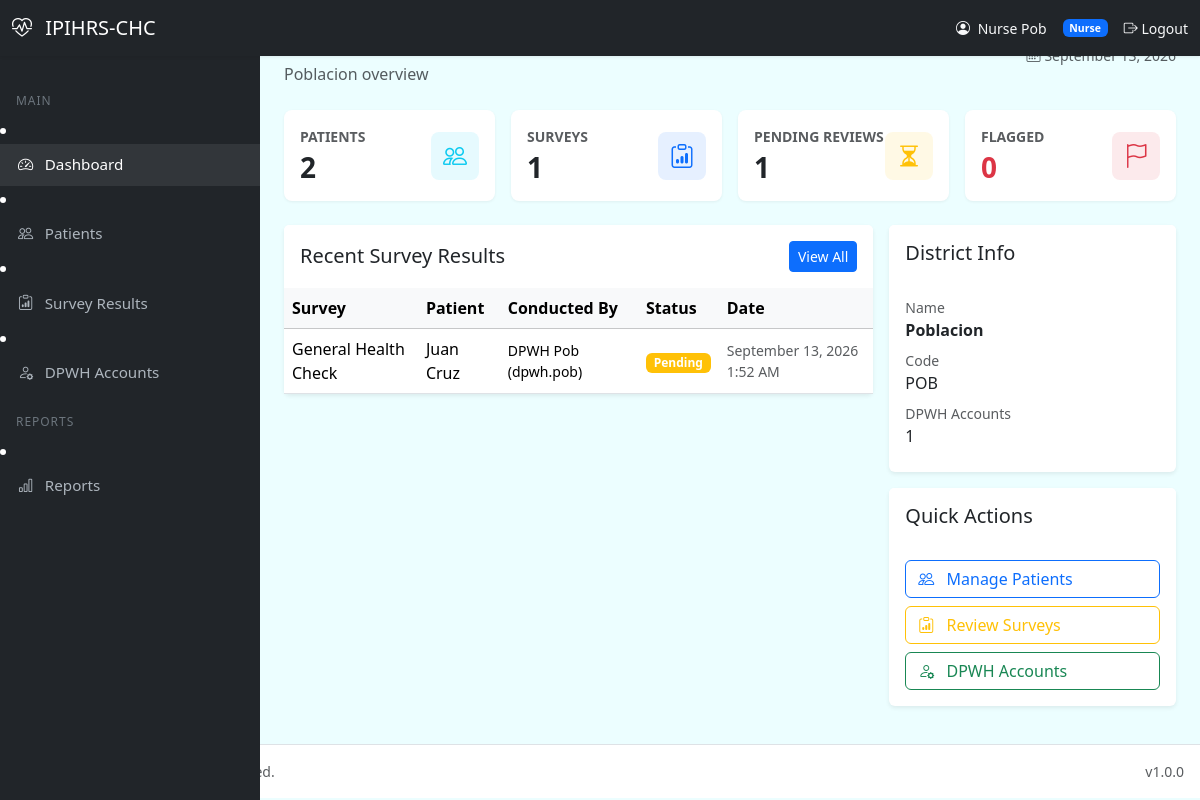
The app's page /nurse/dashboard.php (signed in) with its own data.
### tables this page shows
CREATE TABLE IF NOT EXISTS districts (
    district_id INT UNSIGNED AUTO_INCREMENT PRIMARY KEY,
    district_name VARCHAR(120) NOT NULL,
    district_code VARCHAR(30) NOT NULL UNIQUE,
    address TEXT NULL,
    contact_number VARCHAR(50) NULL,
    email VARCHAR(120) NULL,
    status ENUM('active','inactive') NOT NULL DEFAULT 'active',
    created_by INT UNSIGNED NULL,
    created_at DATETIME NOT NULL DEFAULT CURRENT_TIMESTAMP,
    updated_at DATETIME NOT NULL DEFAULT CURRENT_TIMESTAMP ON UPDATE CURRENT_TIMESTAMP,

    INDEX idx_districts_status (status),
    INDEX idx_districts_code (district_code)
);

CREATE TABLE IF NOT EXISTS survey_results (
    result_id INT UNSIGNED AUTO_INCREMENT PRIMARY KEY,
    survey_id INT UNSIGNED NOT NULL,
    patient_id INT UNSIGNED NOT NULL,
    district_id INT UNSIGNED NOT NULL,
    conducted_by INT UNSIGNED NOT NULL,
    answers JSON NOT NULL,
    remarks TEXT NULL,
    status ENUM('pending','reviewed','flagged') NOT NULL DEFAULT 'pending',
    reviewed_by INT UNSIGNED NULL,
    reviewed_at DATETIME NULL,
    created_at DATETIME NOT NULL DEFAULT CURRENT_TIMESTAMP,
    updated_at DATETIME NOT NULL DEFAULT CURRENT_TIMESTAMP ON UPDATE CURRENT_TIMESTAMP,

    INDEX idx_survey_results_district (district_id),
    INDEX idx_survey_results_patient (patient_id),
    INDEX idx_survey_results_survey (survey_id),
    INDEX idx_survey_results_status (status),
    INDEX idx_survey_results_conducted_by (conducted_by),
    INDEX idx_survey_results_created (created_at),

    CONSTRAINT fk_survey_results_survey
        FOREIGN KEY (survey_id) REFERENCES surveys(survey_id)
        ON DELETE RESTRICT
        ON UPDATE CASCADE,

    CONSTRAINT fk_survey_results_patient
        FOREIGN KEY (patient_id) REFERENCES patients(patient_id)
        ON DELETE RESTRICT
        ON UPDATE CASCADE,

    CONSTRAINT fk_survey_results_district
        FOREIGN KEY (district_id) REFERENCES districts(district_id)
        ON DELETE RESTRICT
        ON UPDATE CASCADE,

    CONSTRAINT fk_survey_results_conducted_by
        FOREIGN KEY (conducted_by) REFERENCES users(user_id)
        ON DELETE RESTRICT
        ON UPDATE CASCADE,

    CONSTRAINT fk_survey_results_reviewed_by
        FOREIGN KEY (reviewed_by) REFERENCES users(user_id)
        ON DELETE SET NULL
        ON UPDATE CASCADE
);

CREATE TABLE IF NOT EXISTS surveys (
    survey_id INT UNSIGNED AUTO_INCREMENT PRIMARY KEY,
    survey_name VARCHAR(150) NOT NULL,
    description TEXT NULL,
    survey_type VARCHAR(80) NULL,
    district_id INT UNSIGNED NULL,
    created_by INT UNSIGNED NOT NULL,
    is_active TINYINT(1) NOT NULL DEFAULT 1,
    created_at DATETIME NOT NULL DEFAULT CURRENT_TIMESTAMP,
    updated_at DATETIME NOT NULL DEFAULT CURRENT_TIMESTAMP ON UPDATE CURRENT_TIMESTAMP,

    INDEX idx_surveys_district (district_id),
    INDEX idx_surveys_active (is_active),

    CONSTRAINT fk_surveys_district
        FOREIGN KEY (district_id) REFERENCES districts(district_id)
        ON DELETE SET NULL
        ON UPDATE CASCADE,

    CONSTRAINT fk_surveys_created_by
        FOREIGN KEY (created_by) REFERENCES users(user_id)
        ON DELETE RESTRICT
        ON UPDATE CASCADE
);

### includes/helpers.php (called while the page is built, shortened)
<?php
if (!function_exists('url')) {
    function url(string $path = ''): string {
        return rtrim(APP_URL, '/\\') . '/' . ltrim($path, '/\\');
    }
}
if (!function_exists('e')) {
    function e(?string $value): string {
        return htmlspecialchars((string)($value ?? ''), ENT_QUOTES | ENT_HTML5, 'UTF-8');
    }
}
if (!function_exists('format_datetime')) {
    function format_datetime(?string $datetime, string $format = 'F j, Y g:i A'): string {
        $timestamp = strtotime($datetime);
        return $timestamp ? date($format, $timestamp) : 'N/A';
    }
}

### nurse/dashboard.php (the view, shortened to what this page needs)
<?php
require_once __DIR__ . '/../includes/helpers.php';
require_once __DIR__ . '/../includes/header.php';
$pdo = Database::getConnection();
$districtId = (int)($_SESSION['district_id'] ?? 0);
$patientCount = (int)$pdo->query("SELECT COUNT(*) FROM patients WHERE district_id = {$districtId} AND status = 'active'")->fetchColumn();
$surveyCount = (int)$pdo->query("SELECT COUNT(*) FROM survey_results WHERE district_id = {$districtId}")->fetchColumn();
$pendingReviews = (int)$pdo->query("SELECT COUNT(*) FROM survey_results WHERE district_id = {$districtId} AND status = 'pending'")->fetchColumn();
$flaggedCount = (int)$pdo->query("SELECT COUNT(*) FROM survey_results WHERE district_id = {$districtId} AND status = 'flagged'")->fetchColumn();
$dpwhCount = (int)$pdo->query("SELECT COUNT(*) FROM users WHERE district_id = {$districtId} AND role = 'dpwh' AND status = 'active'")->fetchColumn();
$stmt = $pdo->prepare("SELECT district_name, district_code FROM districts WHERE district_id = :id LIMIT 1");
$stmt->execute([':id' => $districtId]);
$district = $stmt->fetch();
$stmtResults = $pdo->prepare("
    SELECT sr.result_id, sr.status, sr.created_at,
           s.survey_name,
           CONCAT(p.first_name, ' ', p.last_name) AS patient_name,
           CONCAT(u.full_name, ' (', u.username, ')') AS conducted_by
    FROM survey_results sr
    JOIN surveys s ON s.survey_id = sr.survey_id
    JOIN patients p ON p.patient_id = sr.patient_id
    JOIN users u ON u.user_id = sr.conducted_by
    WHERE sr.district_id = :district_id
    ORDER BY sr.created_at DESC
    LIMIT 8
");
$stmtResults->execute([':district_id' => $districtId]);
$results = $stmtResults->fetchAll();
require_once __DIR__ . '/../includes/sidebar.php';
?>
<div class="main-content">
    <div class="d-flex flex-column flex-md-row justify-content-between align-items-md-center mb-4 gap-2">
        <div>
            <h2 class="mb-0">Dashboard</h2>
            <p class="text-muted mb-0"><?= e($district['district_name'] ?? '') ?> overview</p>
        </div>
        <span class="text-muted small">
        </span>
    </div>
    <div class="row g-3 mb-4">
        <div class="col-md-3 col-sm-6">
            <div class="card card-stat h-100">
                <div class="card-body">
                    <div class="d-flex justify-content-between align-items-center">
                        <div>
                            <p class="text-muted mb-1 small text-uppercase fw-semibold">Patients</p>
                            <h3 class="mb-0 fw-bold"><?= e((string)$patientCount) ?></h3>
                        </div>
                        <div class="icon bg-info bg-opacity-10 text-info"><i class="bi bi-people"></i></div>
                    </div>
                </div>
            </div>
        </div>
        <div class="col-md-3 col-sm-6">
            <div class="card card-stat h-100">
                <div class="card-body">
                    <div class="d-flex justify-content-between align-items-center">
                        <div>
                            <p class="text-muted mb-1 small text-uppercase fw-semibold">Surveys</p>
                            <h3 class="mb-0 fw-bold"><?= e((string)$surveyCount) ?></h3>
                        </div>
                        <div class="icon bg-primary bg-opacity-10 text-primary"><i class="bi bi-clipboard-data"></i></div>
                    </div>
                </div>
            </div>
        </div>
        <div class="col-md-3 col-sm-6">
            <div class="card card-stat h-100">
                <div class="card-body">
                    <div class="d-flex justify-content-between align-items-center">
                        <div>
                            <p class="text-muted mb-1 small text-uppercase fw-semibold">Pending Reviews</p>
                            <h3 class="mb-0 fw-bold"><?= e((string)$pendingReviews) ?></h3>
                        </div>
                        <div class="icon bg-warning bg-opacity-10 text-warning"><i class="bi bi-hourglass-split"></i></div>
                    </div>
                </div>
            </div>
        </div>
        <div class="col-md-3 col-sm-6">
            <div class="card card-stat h-100">
                <div class="card-body">
                    <div class="d-flex justify-content-between align-items-center">
                        <div>
                            <p class="text-muted mb-1 small text-uppercase fw-semibold">Flagged</p>
                            <h3 class="mb-0 fw-bold text-danger"><?= e((string)$flaggedCount) ?></h3>
                        </div>
                        <div class="icon bg-danger bg-opacity-10 text-danger"><i class="bi bi-flag"></i></div>
                    </div>
                </div>
            </div>
        </div>
    </div>
    <div class="row g-3">
        <div class="col-lg-8">
            <div class="card border-0 shadow-sm">
                <div class="card-header bg-white border-0 py-3 d-flex justify-content-between align-items-center">
                    <h5 class="mb-0">Recent Survey Results</h5>
                    <a href="<?= e(url('nurse/survey_results.php')) ?>" class="btn btn-sm btn-primary">View All</a>
                </div>
                <div class="card-body p-0">
                    <div class="table-responsive">
                        <table class="table table-hover align-middle mb-0">
                            <thead class="table-light">
                                <tr>
                                    <th>Survey</th>
                                    <th>Patient</th>
                                    <th>Conducted By</th>
                                    <th>Status</th>
                                    <th>Date</th>
                                </tr>
                            </thead>
                            <tbody>
                                <?php if (!$results): ?>
                                    <tr><td colspan="5" class="text-center text-muted py-4">No survey results yet.</td></tr>
                                <?php else: ?>
                                    <?php foreach ($results as $r): ?>
                                        <tr>
                                            <td><?= e($r['survey_name']) ?></td>
                                            <td><?= e($r['patient_name']) ?></td>
                                            <td class="small"><?= e($r['conducted_by']) ?></td>
                                            <td>
                                                <span class="badge bg-<?= $r['status'] === 'pending' ? 'warning' : ($r['status'] === 'reviewed' ? 'success' : 'danger') ?>">
                                                    <?= e(ucfirst($r['status'])) ?>
                                                </span>
                                            </td>
                                            <td class="small text-muted"><?= e(format_datetime($r['created_at'])) ?></td>
                                        </tr>
                                    <?php endforeach; ?>
                                <?php endif; ?>
                            </tbody>
                        </table>
                    </div>
                </div>
            </div>
        </div>
        <div class="col-lg-4">
            <div class="card border-0 shadow-sm mb-3">
                <div class="card-header bg-white border-0 py-3">
                    <h5 class="mb-0">District Info</h5>
                </div>
                <div class="card-body">
                    <div class="mb-2">
                        <div class="small text-muted">Name</div>
                        <div class="fw-semibold"><?= e($district['district_name'] ?? '') ?></div>
                    </div>
                    <div class="mb-2">
                        <div class="small text-muted">Code</div>
                        <div><?= e($district['district_code'] ?? '') ?></div>
                    </div>
                    <div class="mb-2">
                        <div class="small text-muted">DPWH Accounts</div>
                        <div><?= e((string)$dpwhCount) ?></div>
                    </div>
                </div>
            </div>
            <div class="card border-0 shadow-sm">
                <div class="card-header bg-white border-0 py-3">
                    <h5 class="mb-0">Quick Actions</h5>
                </div>
                <div class="card-body d-grid gap-2">
                    <a href="<?= e(url('nurse/patients.php')) ?>" class="btn btn-outline-primary text-start">
                        <i class="bi bi-people me-2"></i> Manage Patients
                    </a>
                    <a href="<?= e(url('nurse/survey_results.php')) ?>" class="btn btn-outline-warning text-start">
                        <i class="bi bi-clipboard-data me-2"></i> Review Surveys
                    </a>
                    <a href="<?= e(url('nurse/dpwh_accounts.php')) ?>" class="btn btn-outline-success text-start">
                        <i class="bi bi-person-gear me-2"></i> DPWH Accounts
                    </a>
                </div>
            </div>
        </div>
    </div>
</div>
<?php require_once __DIR__ . '/../includes/footer.php'; ?>

### assets/css/app.css (style rules this page uses)
:root { --primary: #0284c7; --primary-dark: #026aa7; --color-primary: #0891b2; --color-primary-dark: #0e7490; --color-secondary: #22d3ee; --color-accent: #059669; --color-background: #ecfeff; --color-foreground: #164e63; --color-card: #ffffff; --color-card-foreground: #164e63; --color-muted: #e8f1f6; --color-muted-foreground: #475569; --color-border: #a5f3fc; --color-ring: #0891b2; --color-danger: #dc2626; --color-danger-foreground: #ffffff; --shadow-soft: 0 10px 40px rgba(8, 145, 178, 0.08); --shadow-card: 0 1px 2px rgba(15, 23, 42, 0.04), 0 6px 24px rgba(8, 145, 178, 0.06); --radius: 1.25rem; }
* { box-sizing: border-box; }
body { font-family: 'Figtree', system-ui, -apple-system, Segoe UI, Roboto, Helvetica, Arial, sans-serif; background: var(--color-background); color: var(--color-foreground); min-height: 100vh; margin: 0; }
.main-content { margin-left: 260px; padding: 1.5rem; min-height: calc(100vh - 56px); }
.card-stat { border: none; border-radius: 0.5rem; box-shadow: 0 1px 3px rgba(0, 0, 0, 0.06); transition: transform 0.15s ease, box-shadow 0.15s ease; }
.card-stat .icon { width: 3rem; height: 3rem; border-radius: 0.5rem; display: flex; align-items: center; justify-content: center; font-size: 1.5rem; }

### records on screen
districts: district_name "Poblacion", district_code "POB"
survey_results: survey.survey_name "General Health Check", patient_name "Juan Cruz", conducted_by "DPWH Pob (dpwh.pob)", status "Pending", created_at "September 13, 2026 1:52 AM"

### other values on screen
APP_SHORT_NAME "IPIHRS-CHC"
$currentUser['full_name'] "Nurse Pob"
$currentUser['role'] "Nurse"
$label "Dashboard Patients Survey Results DPWH Accounts Reports"
$patientCount "2"
$surveyCount "1"
$pendingReviews "1"
$flaggedCount "0"
$dpwhCount "1"
APP_VERSION "1.0.0"
